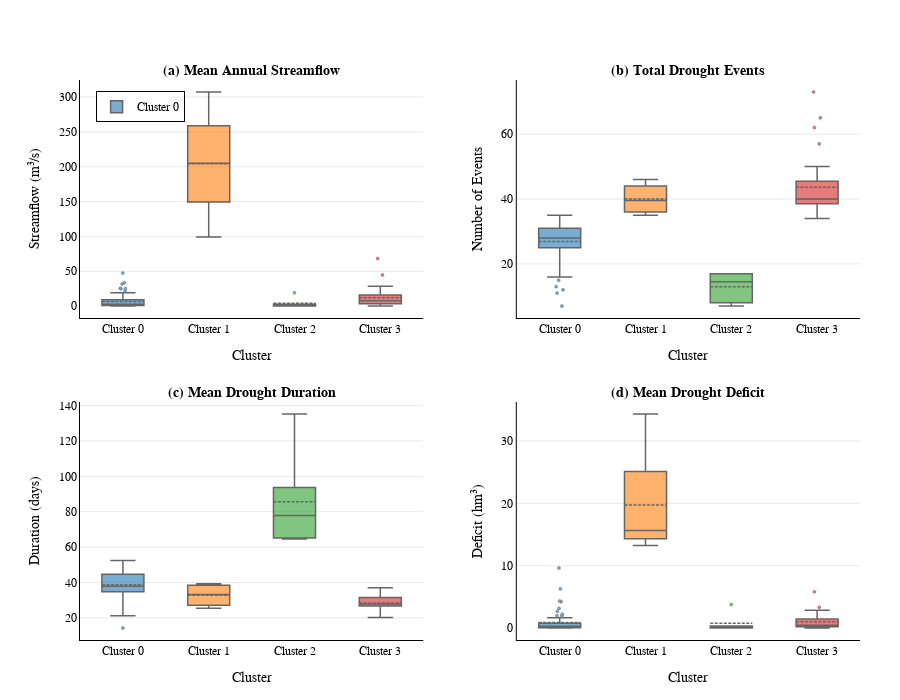

Here is the notebook cell this chart was saved with:
### Markdown cell above
## 2.4 🗺️ **Spatial Distribution Analysis**

<div style="background-color: #fff3e0; padding: 20px; border-left: 5px solid #ff9800; border-radius: 8px; margin: 15px 0; box-shadow: 0 2px 8px rgba(255,152,0,0.2);">
    <h4 style="color: #f57c00; margin-top: 0; display: flex; align-items: center;"><span style="margin-right: 10px;">🗺️</span><strong>Geographic Cluster Mapping</strong></h4>
    <p style="line-height: 1.8; color: #f57c00; margin-bottom: 10px;">
        This crucial spatial analysis maps the hydrological clusters across the Ebro River Basin geography, revealing the spatial patterns and geographic coherence of the station classifications derived from the clustering algorithm.
    </p>
    <div style="background-color: #ffe0b2; padding: 15px; border-radius: 5px; margin-top: 15px;">
        <p style="margin: 0; color: #e65100; font-weight: 500;">
            <strong>🌍 Geographic Elements:</strong> Basin boundaries • River network • Station locations by cluster • Topographic context • Spatial cluster coherence analysis
        </p>
    </div>
</div>

**Geographic Insights:** The spatial mapping will demonstrate whether hydrologically similar stations tend to cluster geographically, providing evidence for the environmental and physical controls on drought and streamflow patterns across the basin.

### Code cell
# 📊 Interactive Box Plots: Cluster Comparison
print("📊 CREATING INTERACTIVE BOX PLOTS FOR CLUSTER COMPARISON")
print("=" * 60)

import plotly.graph_objects as go
from plotly.subplots import make_subplots

# Create subplots for each variable with better spacing for publication
fig = make_subplots(
    rows=2, cols=2,
    subplot_titles=('(a) Mean Annual Streamflow',
                    '(b) Total Drought Events',
                    '(c) Mean Drought Duration',
                    '(d) Mean Drought Deficit'),
    vertical_spacing=0.15,
    horizontal_spacing=0.12
)

# Professional color palette (colorbrewer-inspired)
colors = ['#1f77b4', '#ff7f0e', '#2ca02c', '#d62728']

# Box plot 1: Mean Annual Streamflow
for i in range(optimal_k):
    cluster_subset = cluster_data_clean[cluster_data_clean['cluster'] == i]
    fig.add_trace(
        go.Box(
            y=cluster_subset['mean_annual_streamflow'],
            name=f'Cluster {i}',
            marker=dict(color=colors[i], size=3, line=dict(width=0.5, color='black')),
            line=dict(color='black', width=1.5),
            fillcolor=colors[i],
            opacity=0.6,
            boxpoints='outliers',
            pointpos=0,
            jitter=0.2,
            whiskerwidth=0.6,
            boxmean=True,
            showlegend=True if i == 0 else False
        ),
        row=1, col=1
    )

# Box plot 2: Total Drought Events
for i in range(optimal_k):
    cluster_subset = cluster_data_clean[cluster_data_clean['cluster'] == i]
    fig.add_trace(
        go.Box(
            y=cluster_subset['total_drought_events'],
            name=f'Cluster {i}',
            marker=dict(color=colors[i], size=3, line=dict(width=0.5, color='black')),
            line=dict(color='black', width=1.5),
            fillcolor=colors[i],
            opacity=0.6,
            showlegend=False,
            boxpoints='outliers',
            pointpos=0,
            jitter=0.2,
            whiskerwidth=0.6,
            boxmean=True
        ),
        row=1, col=2
    )

# Box plot 3: Mean Drought Duration
for i in range(optimal_k):
    cluster_subset = cluster_data_clean[cluster_data_clean['cluster'] == i]
    fig.add_trace(
        go.Box(
            y=cluster_subset['mean_drought_duration'],
            name=f'Cluster {i}',
            marker=dict(color=colors[i], size=3, line=dict(width=0.5, color='black')),
            line=dict(color='black', width=1.5),
            fillcolor=colors[i],
            opacity=0.6,
            showlegend=False,
            boxpoints='outliers',
            pointpos=0,
            jitter=0.2,
            whiskerwidth=0.6,
            boxmean=True
        ),
        row=2, col=1
    )

# Box plot 4: Mean Drought Deficit
for i in range(optimal_k):
    cluster_subset = cluster_data_clean[cluster_data_clean['cluster'] == i]
    fig.add_trace(
        go.Box(
            y=cluster_subset['mean_drought_deficit'],
            name=f'Cluster {i}',
            marker=dict(color=colors[i], size=3, line=dict(width=0.5, color='black')),
            line=dict(color='black', width=1.5),
            fillcolor=colors[i],
            opacity=0.6,
            showlegend=False,
            boxpoints='outliers',
            pointpos=0,
            jitter=0.2,
            whiskerwidth=0.6,
            boxmean=True
        ),
        row=2, col=2
    )

# Update axes with publication-style formatting
fig.update_yaxes(title_text="Streamflow (m³/s)", row=1, col=1, 
                 title_font=dict(size=14, color='black', family='Arial'),
                 tickfont=dict(size=12, color='black', family='Arial'),
                 showline=True, linewidth=1, linecolor='black',
                 showgrid=True, gridwidth=0.5, gridcolor='lightgray')

fig.update_yaxes(title_text="Number of Events", row=1, col=2,
                 title_font=dict(size=14, color='black', family='Arial'),
                 tickfont=dict(size=12, color='black', family='Arial'),
                 showline=True, linewidth=1, linecolor='black',
                 showgrid=True, gridwidth=0.5, gridcolor='lightgray')

fig.update_yaxes(title_text="Duration (days)", row=2, col=1,
                 title_font=dict(size=14, color='black', family='Arial'),
                 tickfont=dict(size=12, color='black', family='Arial'),
                 showline=True, linewidth=1, linecolor='black',
                 showgrid=True, gridwidth=0.5, gridcolor='lightgray')

fig.update_yaxes(title_text="Deficit (hm³)", row=2, col=2,
                 title_font=dict(size=14, color='black', family='Arial'),
                 tickfont=dict(size=12, color='black', family='Arial'),
                 showline=True, linewidth=1, linecolor='black',
                 showgrid=True, gridwidth=0.5, gridcolor='lightgray')

# Update x-axes
fig.update_xaxes(title_text="Cluster", 
                 title_font=dict(size=14, color='black', family='Arial'),
                 tickfont=dict(size=12, color='black', family='Arial'),
                 showline=True, linewidth=1, linecolor='black')

# Update layout with professional styling
fig.update_layout(
    height=700,
    width=900,
    showlegend=True,
    legend=dict(
        x=0.02, 
        y=0.98, 
        font=dict(size=12, color='black', family='Arial'),
        bgcolor="white",
        bordercolor="black",
        borderwidth=1
    ),
    plot_bgcolor='white',
    paper_bgcolor='white',
    font=dict(family='Arial', size=12, color='black'),
    margin=dict(l=80, r=40, t=80, b=60)
)

# Update subplot titles with professional formatting
for annotation in fig['layout']['annotations']:
    annotation['font'] = dict(size=14, color='black', family='Arial', weight='bold')

fig.show()

print("✅ Publication-ready box plots created successfully!")
print("\n🎯 CLUSTER ANALYSIS COMPLETE!")
print("=" * 60)
print(f"✅ {len(cluster_data_clean)} gauging stations classified into {optimal_k} clusters")
print(f"✅ Clustering based on: Mean Annual Streamflow, Total Drought Events, Mean Duration, Mean Deficit")
print(f"✅ Results visualized through interactive plots and spatial mapping")

### Figure 1 — Plotly figure (JSON) as saved in the notebook; plotly's stock layout.template omitted (floating-point values rounded to 4 significant figures)
{"data": [{"boxmean": true, "boxpoints": "outliers", "fillcolor": "#1f77b4", "jitter": 0.2, "line": {"color": "black", "width": 1.5}, "marker": {"color": "#1f77b4", "line": {"color": "black", "width": 0.5}, "size": 3}, "name": "Cluster 0", "opacity": 0.6, "pointpos": 0, "showlegend": true, "type": "box", "whiskerwidth": 0.6, "xaxis": "x", "y": [47.5, 0.7787, 1.199, 1.956, 13.26, 13.58, 9.185, 1.304, 1.324, 4.724, 2.612, 10.13, 0.3224, 1.935, 0.4628, 1.238, 4.386, 10.77, 0.2108, 4.354, 21.88, 0.3266, 2.35, 1.473, 0.2124, 0.5879, 25.72, 33.52, 10.59, 1.334, 3.658, 3.972, 25.25, 0.9333, 2.79, 0.306, 4.014, 4.052, 3.779, 2.019, 19.28, 12.4, 0.5894, 0.1852, 0.1177, 25.01, 10.05, 0.8131, 0.745, 2.716, 4.525, 1.434, 0.9053, 2.851, 0.6997, 0.4508, 1.894, 2.851, 4.478, 31.84, 7.178, 1.429], "yaxis": "y"}, {"boxmean": true, "boxpoints": "outliers", "fillcolor": "#ff7f0e", "jitter": 0.2, "line": {"color": "black", "width": 1.5}, "marker": {"color": "#ff7f0e", "line": {"color": "black", "width": 0.5}, "size": 3}, "name": "Cluster 1", "opacity": 0.6, "pointpos": 0, "showlegend": false, "type": "box", "whiskerwidth": 0.6, "xaxis": "x", "y": [199.5, 210.3, 307.3, 99.29], "yaxis": "y"}, {"boxmean": true, "boxpoints": "outliers", "fillcolor": "#2ca02c", "jitter": 0.2, "line": {"color": "black", "width": 1.5}, "marker": {"color": "#2ca02c", "line": {"color": "black", "width": 0.5}, "size": 3}, "name": "Cluster 2", "opacity": 0.6, "pointpos": 0, "showlegend": false, "type": "box", "whiskerwidth": 0.6, "xaxis": "x", "y": [2.788, 1.435, 19.23, 0.05587, 0.814, 0.1811], "yaxis": "y"}, {"boxmean": true, "boxpoints": "outliers", "fillcolor": "#d62728", "jitter": 0.2, "line": {"color": "black", "width": 1.5}, "marker": {"color": "#d62728", "line": {"color": "black", "width": 0.5}, "size": 3}, "name": "Cluster 3", "opacity": 0.6, "pointpos": 0, "showlegend": false, "type": "box", "whiskerwidth": 0.6, "xaxis": "x", "y": [11.55, 44.76, 17.76, 0.5767, 5.317, 3.587, 3.412, 9.802, 68.22, 3.867, 5.328, 1.388, 15.74, 26.09, 8.324, 4.199, 9.319, 8.401, 28.39, 9.524, 7.012, 11.67, 6.595, 4.806, 1.739, 15.89, 0.1999, 2.866, 25.37, 16.59, 1.522, 0.1957], "yaxis": "y"}, {"boxmean": true, "boxpoints": "outliers", "fillcolor": "#1f77b4", "jitter": 0.2, "line": {"color": "black", "width": 1.5}, "marker": {"color": "#1f77b4", "line": {"color": "black", "width": 0.5}, "size": 3}, "name": "Cluster 0", "opacity": 0.6, "pointpos": 0, "showlegend": false, "type": "box", "whiskerwidth": 0.6, "xaxis": "x2", "y": [35, 32, 31, 33, 26, 34, 22, 31, 31, 28, 32, 28, 20, 27, 13, 25, 31, 25, 28, 28, 33, 25, 28, 26, 28, 22, 27, 27, 34, 28, 32, 34, 32, 16, 29, 26, 30, 33, 21, 30, 31, 31, 7, 24, 12, 25, 33, 25, 11, 29, 31, 29, 15, 27, 19, 16, 34, 26, 26, 33, 31, 31], "yaxis": "y2"}, {"boxmean": true, "boxpoints": "outliers", "fillcolor": "#ff7f0e", "jitter": 0.2, "line": {"color": "black", "width": 1.5}, "marker": {"color": "#ff7f0e", "line": {"color": "black", "width": 0.5}, "size": 3}, "name": "Cluster 1", "opacity": 0.6, "pointpos": 0, "showlegend": false, "type": "box", "whiskerwidth": 0.6, "xaxis": "x2", "y": [42, 46, 37, 35], "yaxis": "y2"}, {"boxmean": true, "boxpoints": "outliers", "fillcolor": "#2ca02c", "jitter": 0.2, "line": {"color": "black", "width": 1.5}, "marker": {"color": "#2ca02c", "line": {"color": "black", "width": 0.5}, "size": 3}, "name": "Cluster 2", "opacity": 0.6, "pointpos": 0, "showlegend": false, "type": "box", "whiskerwidth": 0.6, "xaxis": "x2", "y": [16, 17, 13, 8, 17, 7], "yaxis": "y2"}, {"boxmean": true, "boxpoints": "outliers", "fillcolor": "#d62728", "jitter": 0.2, "line": {"color": "black", "width": 1.5}, "marker": {"color": "#d62728", "line": {"color": "black", "width": 0.5}, "size": 3}, "name": "Cluster 3", "opacity": 0.6, "pointpos": 0, "showlegend": false, "type": "box", "whiskerwidth": 0.6, "xaxis": "x2", "y": [40, 44, 73, 57, 65, 43, 46, 50, 46, 36, 40, 34, 40, 40, 39, 43, 38, 47, 39, 39, 35, 39, 45, 37, 41, 40, 37, 44, 62, 43, 38, 37], "yaxis": "y2"}, {"boxmean": true, "boxpoints": "outliers", "fillcolor": "#1f77b4", "jitter": 0.2, "line": {"color": "black", "width": 1.5}, "marker": {"color": "#1f77b4", "line": {"color": "black", "width": 0.5}, "size": 3}, "name": "Cluster 0", "opacity": 0.6, "pointpos": 0, "showlegend": false, "type": "box", "whiskerwidth": 0.6, "xaxis": "x3", "y": [38.74, 34.53, 40.06, 32.73, 34.42, 38.24, 47.14, 32.45, 43.71, 47.68, 34.97, 41.46, 49.9, 47.67, 39.85, 36.72, 36.23, 45.88, 37.39, 40.07, 38.91, 44.68, 33.64, 34.88, 45.89, 51.09, 48.7, 52.33, 31.71, 42.96, 40.03, 31.03, 45.03, 21.19, 35.83, 45.08, 37.2, 32.55, 50.19, 32.63, 42.19, 32.68, 47.14, 42.75, 27.42, 47.24, 34.7, 34.84, 14.18, 27.9, 35.77, 36.59, 40.27, 37.56, 45.42, 28.62, 36.76, 42.46, 44.69, 36.3, 35.1, 36.68], "yaxis": "y3"}, {"boxmean": true, "boxpoints": "outliers", "fillcolor": "#ff7f0e", "jitter": 0.2, "line": {"color": "black", "width": 1.5}, "marker": {"color": "#ff7f0e", "line": {"color": "black", "width": 0.5}, "size": 3}, "name": "Cluster 1", "opacity": 0.6, "pointpos": 0, "showlegend": false, "type": "box", "whiskerwidth": 0.6, "xaxis": "x3", "y": [28.81, 25.41, 39.22, 37.63], "yaxis": "y3"}, {"boxmean": true, "boxpoints": "outliers", "fillcolor": "#2ca02c", "jitter": 0.2, "line": {"color": "black", "width": 1.5}, "marker": {"color": "#2ca02c", "line": {"color": "black", "width": 0.5}, "size": 3}, "name": "Cluster 2", "opacity": 0.6, "pointpos": 0, "showlegend": false, "type": "box", "whiskerwidth": 0.6, "xaxis": "x3", "y": [69.25, 64.53, 86.31, 93.62, 65.06, 135.3], "yaxis": "y3"}, {"boxmean": true, "boxpoints": "outliers", "fillcolor": "#d62728", "jitter": 0.2, "line": {"color": "black", "width": 1.5}, "marker": {"color": "#d62728", "line": {"color": "black", "width": 0.5}, "size": 3}, "name": "Cluster 3", "opacity": 0.6, "pointpos": 0, "showlegend": false, "type": "box", "whiskerwidth": 0.6, "xaxis": "x3", "y": [31.27, 26.98, 27.68, 22.63, 20.71, 27.77, 29.26, 36.94, 34.11, 34.03, 29.23, 27.44, 26.02, 32.25, 31.15, 27.3, 28.66, 24.26, 32.26, 29.77, 26.26, 31.92, 26.64, 24.97, 26.76, 27.88, 32.03, 27.32, 20.23, 31.6, 28.05, 26.76], "yaxis": "y3"}, {"boxmean": true, "boxpoints": "outliers", "fillcolor": "#1f77b4", "jitter": 0.2, "line": {"color": "black", "width": 1.5}, "marker": {"color": "#1f77b4", "line": {"color": "black", "width": 0.5}, "size": 3}, "name": "Cluster 0", "opacity": 0.6, "pointpos": 0, "showlegend": false, "type": "box", "whiskerwidth": 0.6, "xaxis": "x4", "y": [4.349, 0.09168, 0.282, 0.326, 0.2525, 2.244, 3.186, 0.06388, 0.07592, 0.7382, 0.2959, 1.925, 0.04612, 0.4813, 0.08195, 0.1474, 0.6381, 1.983, 0.01669, 0.9532, 2.689, 0.05176, 0.4078, 0.3039, 0.04764, 0.07645, 1.199, 1.37, 1.294, 0.07506, 0.3783, 0.2757, 6.292, 0.02706, 0.09312, 0.02822, 0.2459, 0.301, 1.102, 0.09985, 1.676, 4.245, 0.0228, 0.02369, 0.004781, 9.625, 0.2525, 0.06418, 0.03423, 0.302, 0.7991, 0.2569, 0.05584, 0.2189, 0.04554, 0.01883, 0.3131, 0.5485, 0.5604, 0.6273, 0.4124, 0.2609], "yaxis": "y4"}, {"boxmean": true, "boxpoints": "outliers", "fillcolor": "#ff7f0e", "jitter": 0.2, "line": {"color": "black", "width": 1.5}, "marker": {"color": "#ff7f0e", "line": {"color": "black", "width": 0.5}, "size": 3}, "name": "Cluster 1", "opacity": 0.6, "pointpos": 0, "showlegend": false, "type": "box", "whiskerwidth": 0.6, "xaxis": "x4", "y": [15.88, 15.4, 34.34, 13.25], "yaxis": "y4"}, {"boxmean": true, "boxpoints": "outliers", "fillcolor": "#2ca02c", "jitter": 0.2, "line": {"color": "black", "width": 1.5}, "marker": {"color": "#2ca02c", "line": {"color": "black", "width": 0.5}, "size": 3}, "name": "Cluster 2", "opacity": 0.6, "pointpos": 0, "showlegend": false, "type": "box", "whiskerwidth": 0.6, "xaxis": "x4", "y": [0.265, 0.3396, 3.779, 0.007399, 0.2546, 0.03342], "yaxis": "y4"}, {"boxmean": true, "boxpoints": "outliers", "fillcolor": "#d62728", "jitter": 0.2, "line": {"color": "black", "width": 1.5}, "marker": {"color": "#d62728", "line": {"color": "black", "width": 0.5}, "size": 3}, "name": "Cluster 3", "opacity": 0.6, "pointpos": 0, "showlegend": false, "type": "box", "whiskerwidth": 0.6, "xaxis": "x4", "y": [1.171, 3.332, 1.366, 0.04217, 0.272, 0.3789, 0.3479, 1.125, 5.828, 0.2214, 0.6464, 0.2154, 1.432, 2.337, 0.9331, 0.3439, 0.5126, 0.3045, 2.872, 1.704, 0.3019, 1.202, 0.1985, 0.01724, 0.1378, 1.495, 0.01686, 0.3491, 1.819, 1.971, 0.12, 0.01467], "yaxis": "y4"}], "layout": {"annotations": [{"font": {"color": "black", "family": "Arial", "size": 14, "weight": "bold"}, "showarrow": false, "text": "(a) Mean Annual Streamflow", "x": 0.22, "xanchor": "center", "xref": "paper", "y": 1, "yanchor": "bottom", "yref": "paper"}, {"font": {"color": "black", "family": "Arial", "size": 14, "weight": "bold"}, "showarrow": false, "text": "(b) Total Drought Events", "x": 0.78, "xanchor": "center", "xref": "paper", "y": 1, "yanchor": "bottom", "yref": "paper"}, {"font": {"color": "black", "family": "Arial", "size": 14, "weight": "bold"}, "showarrow": false, "text": "(c) Mean Drought Duration", "x": 0.22, "xanchor": "center", "xref": "paper", "y": 0.425, "yanchor": "bottom", "yref": "paper"}, {"font": {"color": "black", "family": "Arial", "size": 14, "weight": "bold"}, "showarrow": false, "text": "(d) Mean Drought Deficit", "x": 0.78, "xanchor": "center", "xref": "paper", "y": 0.425, "yanchor": "bottom", "yref": "paper"}], "font": {"color": "black", "family": "Arial", "size": 12}, "height": 700, "legend": {"bgcolor": "white", "bordercolor": "black", "borderwidth": 1, "font": {"color": "black", "family": "Arial", "size": 12}, "x": 0.02, "y": 0.98}, "margin": {"b": 60, "l": 80, "r": 40, "t": 80}, "paper_bgcolor": "white", "plot_bgcolor": "white", "showlegend": true, "width": 900, "xaxis": {"anchor": "y", "domain": [0, 0.44], "linecolor": "black", "linewidth": 1, "showline": true, "tickfont": {"color": "black", "family": "Arial", "size": 12}, "title": {"font": {"color": "black", "family": "Arial", "size": 14}, "text": "Cluster"}}, "xaxis2": {"anchor": "y2", "domain": [0.56, 1], "linecolor": "black", "linewidth": 1, "showline": true, "tickfont": {"color": "black", "family": "Arial", "size": 12}, "title": {"font": {"color": "black", "family": "Arial", "size": 14}, "text": "Cluster"}}, "xaxis3": {"anchor": "y3", "domain": [0, 0.44], "linecolor": "black", "linewidth": 1, "showline": true, "tickfont": {"color": "black", "family": "Arial", "size": 12}, "title": {"font": {"color": "black", "family": "Arial", "size": 14}, "text": "Cluster"}}, "xaxis4": {"anchor": "y4", "domain": [0.56, 1], "linecolor": "black", "linewidth": 1, "showline": true, "tickfont": {"color": "black", "family": "Arial", "size": 12}, "title": {"font": {"color": "black", "family": "Arial", "size": 14}, "text": "Cluster"}}, "yaxis": {"anchor": "x", "domain": [0.575, 1], "gridcolor": "lightgray", "gridwidth": 0.5, "linecolor": "black", "linewidth": 1, "showgrid": true, "showline": true, "tickfont": {"color": "black", "family": "Arial", "size": 12}, "title": {"font": {"color": "black", "family": "Arial", "size": 14}, "text": "Streamflow (m³/s)"}}, "yaxis2": {"anchor": "x2", "domain": [0.575, 1], "gridcolor": "lightgray", "gridwidth": 0.5, "linecolor": "black", "linewidth": 1, "showgrid": true, "showline": true, "tickfont": {"color": "black", "family": "Arial", "size": 12}, "title": {"font": {"color": "black", "family": "Arial", "size": 14}, "text": "Number of Events"}}, "yaxis3": {"anchor": "x3", "domain": [0, 0.425], "gridcolor": "lightgray", "gridwidth": 0.5, "linecolor": "black", "linewidth": 1, "showgrid": true, "showline": true, "tickfont": {"color": "black", "family": "Arial", "size": 12}, "title": {"font": {"color": "black", "family": "Arial", "size": 14}, "text": "Duration (days)"}}, "yaxis4": {"anchor": "x4", "domain": [0, 0.425], "gridcolor": "lightgray", "gridwidth": 0.5, "linecolor": "black", "linewidth": 1, "showgrid": true, "showline": true, "tickfont": {"color": "black", "family": "Arial", "size": 12}, "title": {"font": {"color": "black", "family": "Arial", "size": 14}, "text": "Deficit (hm³)"}}}}
